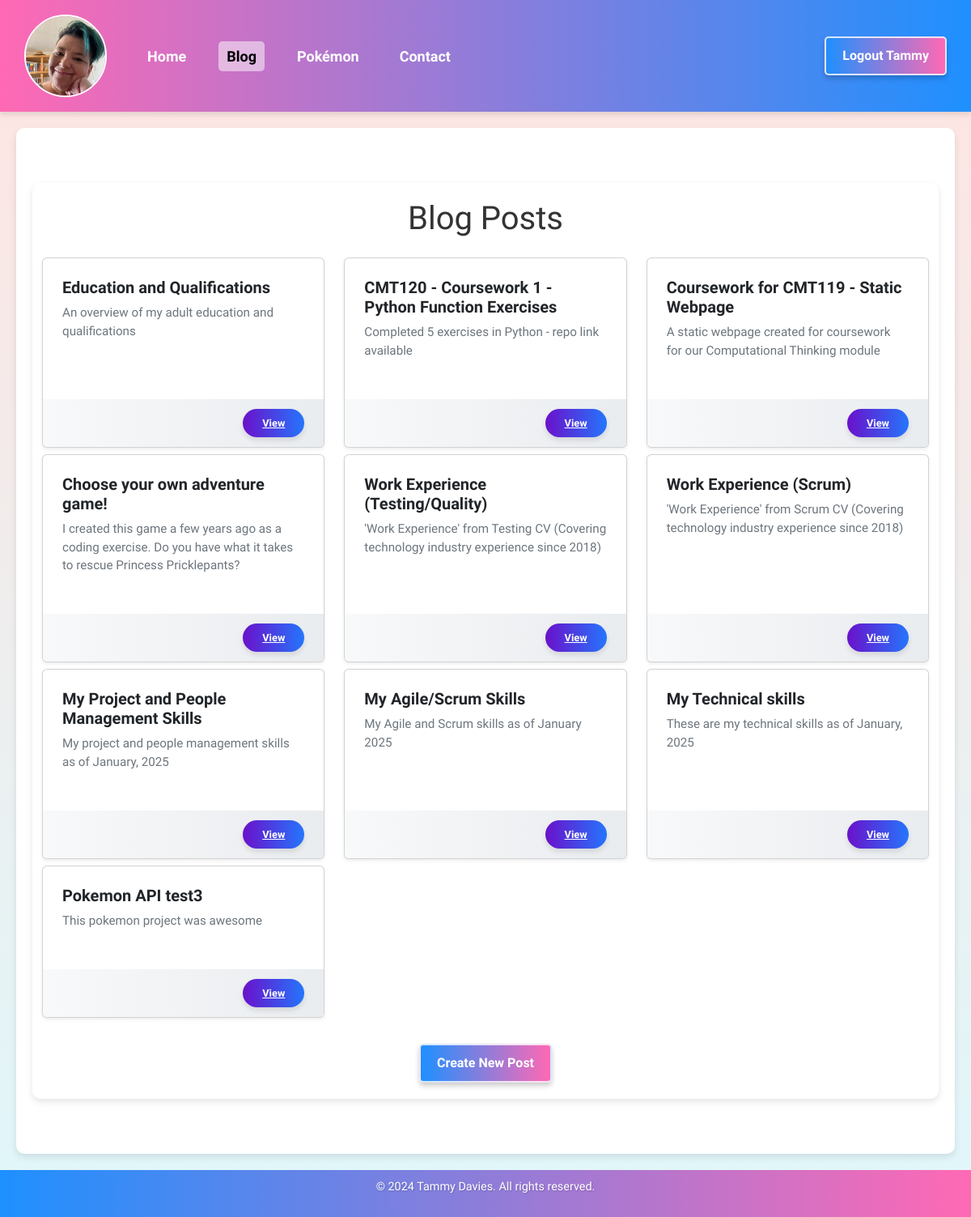
/blog (signed in), run on the app's committed database.
### app/models/user.py (models this page shows, shortened)
class User(db.Model):
    id = db.Column(db.Integer, primary_key=True)
    username = db.Column(db.String(150), nullable=False, unique=True)
    email = db.Column(db.String(150), nullable=False, unique=True)
    password = db.Column(db.String(200), nullable=False)
    @property
    def is_authenticated(self):
        return True

### app/models/blog_post.py (models this page shows)
class BlogPost(db.Model):
    id = db.Column(db.Integer, primary_key=True)
    title = db.Column(db.String(100), nullable=False)
    content = db.Column(db.Text, nullable=False)
    timestamp = db.Column(db.DateTime, default=datetime.utcnow)
    author = db.Column(db.String(50), nullable=False)
    summary = db.Column(db.String(255), nullable=True)
    repository_url = db.Column(db.String(255), nullable=True)
    live_demo_url = db.Column(db.String(255), nullable=True)
    comments = db.relationship(
        "Comment", backref="post", cascade="all, delete-orphan", lazy=True
    )

### app/routes/blog.py (the view)
    @app.route("/blog")
    def blog():
        posts = BlogPost.query.order_by(BlogPost.timestamp.desc()).all()
        return render_template("blog/blogs.html", posts=posts)

### app/routes/authentication_helper.py (called while the page is built)
def is_admin():
    return current_user.is_authenticated and current_user.email == "tammy@tsdavies.com"

### app/templates/blog/blogs.html (shortened to what this page needs)
{% extends "page_template.html" %} {% block content %}
<main class="container my-5">
  <h1 class="text-center mb-4">Blog Posts</h1>
  <div class="row">
    {% for post in posts %} {% include "blog/blog_tile.html" %} {% endfor %}
  </div>
  {% if is_admin() %}
  <div class="text-center mt-4">
    <a href="{{ url_for('new_post') }}" class="btn btn-success">
       Create New Post
    </a>
  </div>
  {% endif %}
</main>
{% endblock %}

### app/templates/page_template.html (shortened to what this page needs)
<!doctype html>
<html lang="en">
  <head>
    <link
      href="https://cdn.jsdelivr.net/npm/bootstrap@5.3.0-alpha3/dist/css/bootstrap.min.css"
      rel="stylesheet"
    />
    <link
      rel="stylesheet"
      href="{{ url_for('static', filename='css/style.css') }}"
    />
    <link
      rel="stylesheet"
      href="{{ url_for('static', filename='css/blog_tile.css') }}"
    />
    <link
      rel="stylesheet"
      href="{{ url_for('static', filename='css/pokemon.css') }}"
    />
    <link
      rel="stylesheet"
      href="{{ url_for('static', filename='css/flash_style.css') }}"
    />
  </head>
  <body>
    <header>
      <nav class="navbar">
        <ul class="navbar-nav left">
          <li class="nav-item avatar">
            <a href="/">
              <img
                src="{{ url_for('static', filename='images/avatar.webp') }}"
                alt="User Avatar"
              />
            </a>
          </li>
          <li class="nav-item">
            <a
              class="nav-link {% if request.path == '/' %}active{% endif %}"
              href="/"
              aria-label="Navigate to Home"
              >Home</a
            >
          </li>
          <li class="nav-item">
            <a
              class="nav-link {% if request.path.startswith('/blog') %}active{% endif %}"
              href="/blog"
              aria-label="Navigate to Blog"
              >Blog</a
            >
          </li>
          <li class="nav-item">
            <a
              class="nav-link {% if request.path.startswith('/pokemon') %}active{% endif %}"
              href="/pokemon"
              aria-label="Navigate to Pokémon"
              >Pokémon</a
            >
          </li>
          <li class="nav-item">
            <a
              class="nav-link {% if request.path == '/contact' %}active{% endif %}"
              href="/contact"
              aria-label="Navigate to Contact"
              >Contact</a
            >
          </li>
        </ul>
        <ul class="navbar-nav right">
          {% if current_user.is_authenticated %}
          <li class="nav-item">
            <a class="btn btn-primary" href="/logout"
              >Logout {{ current_user.username }}</a
            >
          </li>
          {% endif %}
        </ul>
      </nav>
    </header>
    <main>
       {% block content %} {% endblock %}
    </main>
    <footer>
      <p>&copy; 2024 Tammy Davies. All rights reserved.</p>
    </footer>
  </body>
</html>

### app/templates/blog/blog_tile.html (shortened to what this page needs)
<div class="col-md-4 mb-2">
  <div class="card mb-4 shadow-sm h-100">
    <div class="card-body">
      <h5 class="card-title">{{ post.title }}</h5>
      <p class="card-text text-clamp">
        {% if post.summary %} {{ post.summary }} {% else %} {{ post.content }}
        {% endif %}
      </p>
    </div>
    <div class="card-footer d-flex justify-content-between align-items-center">
      <a
        href="{{ url_for('post_detail', post_id=post.id) }}"
        class="card-button"
      >
        View
      </a>
    </div>
  </div>
</div>

### app/static/css/style.css (style rules this page uses)
body { margin: 0; padding: 0; font-family: "Prompt", "Roboto", Arial, sans-serif; background: linear-gradient(to bottom, #ffe4e1, #e0f7fa); color: #333; display: flex; flex-direction: column; min-height: 100vh; }
header { background: linear-gradient(90deg, #ff69b4, #1e90ff); color: white; padding: 10px 20px; display: flex; justify-content: space-between; align-items: center; box-shadow: 0 4px 6px rgba(0, 0, 0, 0.1); }
main { flex: 1; display: flex; flex-direction: column; justify-content: center; padding: 20px; background: white; border-radius: 10px; box-shadow: 0 4px 8px rgba(0, 0, 0, 0.1); max-width: 1200px; margin: 20px auto; width: calc(100% - 40px); }
footer { background: linear-gradient(90deg, #1e90ff, #ff69b4); color: white; text-align: center; padding: 10px 0; font-size: 0.9rem; text-shadow: 1px 1px 2px rgba(0, 0, 0, 0.2); }
button, .btn { background: linear-gradient(90deg, #1e90ff, #ff69b4); color: white; border: 2px solid #ffffffcc; padding: 10px 20px; border-radius: 5px; font-weight: bold; cursor: pointer; transition: background 0.3s, box-shadow 0.3s, transform 0.2s; box-shadow: 0 4px 6px rgba(0, 0, 0, 0.2); }
.btn { background: linear-gradient(90deg, #1e90ff, #ff69b4); color: white; border: 2px solid #ffffffcc; padding: 10px 20px; border-radius: 5px; font-weight: bold; cursor: pointer; transition: background 0.3s, box-shadow 0.3s, transform 0.2s; box-shadow: 0 4px 6px rgba(0, 0, 0, 0.2); }
header { background: linear-gradient(90deg, #ff69b4, #1e90ff); color: white; padding: 10px 20px; box-shadow: 0 4px 6px rgba(0, 0, 0, 0.1); }
.navbar { display: flex; justify-content: space-between; align-items: center; width: 100%; flex-direction: row; }
.navbar-nav { display: flex; list-style: none; padding: 0; margin: 0; }
.navbar-nav.left { flex-grow: 1; justify-content: flex-start; flex-direction: row; align-items: center; }
.navbar-nav.right { justify-content: flex-end; align-items: center; flex-direction: row; }
.nav-item { margin: 0 10px; font-size: 18px; }
.nav-link { color: white; text-decoration: none; font-weight: bold; padding: 5px 10px; border-radius: 5px; transition: background-color 0.3s, color 0.3s; }
.nav-link:hover, .nav-link.active { background-color: #ffffff80; color: #333; }
.avatar img { width: 82px; height: 82px; border-radius: 50%; border: 2px solid white; object-fit: cover; transition: transform 0.3s ease, box-shadow 0.3s ease; }
.navbar { display: flex; justify-content: space-between; align-items: center; width: 100%; flex-wrap: wrap; gap: 10px; }
.navbar-nav.left { display: flex; align-items: center; flex-wrap: wrap; gap: 10px; }
.navbar-nav.right { display: flex; align-items: center; flex-wrap: wrap; gap: 10px; justify-content: flex-end; }
.avatar img { width: 102px; height: 102px; border-radius: 50%; border: 2px solid white; object-fit: cover; transition: transform 0.3s ease, box-shadow 0.3s ease; margin-right: 10px; }
.btn, .btn-outline-secondary { margin-bottom: 0; }

### app/static/css/blog_tile.css (style rules this page uses)
.card-body { padding: 1.5rem; position: relative; }
.card-title { font-family: 'Prompt', 'Roboto', sans-serif; font-weight: 600; font-size: 1.25rem; }
.card-text { font-family: 'Prompt', 'Open Sans', sans-serif; color: #6c757d; font-size: 0.95rem; }
.card-footer { background: linear-gradient(to right, #f8f9fa, #e9ecef); border-top: none; padding: 0.75rem 1.5rem; display: flex; justify-content: flex-end; align-items: center; }
.card-button { background: linear-gradient(to right, #6a11cb, #2575fc); border: none; border-radius: 20px; padding: 0.5rem 1.5rem; font-weight: bold; font-size: 0.8rem; color: white; box-shadow: 0 4px 6px rgba(0, 0, 0, 0.1); transition: transform 0.3s ease, box-shadow 0.3s ease, background 0.3s; }

### data on the page
User: username "Tammy"
BlogPost: title "Education and Qualifications", summary "An overview of my adult education and qualifications"
BlogPost: title "CMT120 - Coursework 1 - Python Function Exercises", summary "Completed 5 exercises in Python - repo link available"
BlogPost: title "Coursework for CMT119 - Static Webpage", summary "A static webpage created for coursework for our Computational Thinking module"
BlogPost: title "Choose your own adventure game!", summary "I created this game a few years ago as a coding exercise. Do you have what it takes to rescue Princess Pricklepants?"
BlogPost: title "Work Experience (Testing/Quality)", summary "'Work Experience' from Testing CV (Covering technology industry experience since 2018)"
BlogPost: title "Work Experience (Scrum)", summary "'Work Experience' from Scrum CV (Covering technology industry experience since 2018)"
BlogPost: title "My Project and People Management Skills", summary "My project and people management skills as of January, 2025"
BlogPost: title "My Agile/Scrum Skills", summary "My Agile and Scrum skills as of January 2025"
BlogPost: title "My Technical skills", summary "These are my technical skills as of January, 2025"
BlogPost: title "Pokemon API test3", summary "This pokemon project was awesome"
